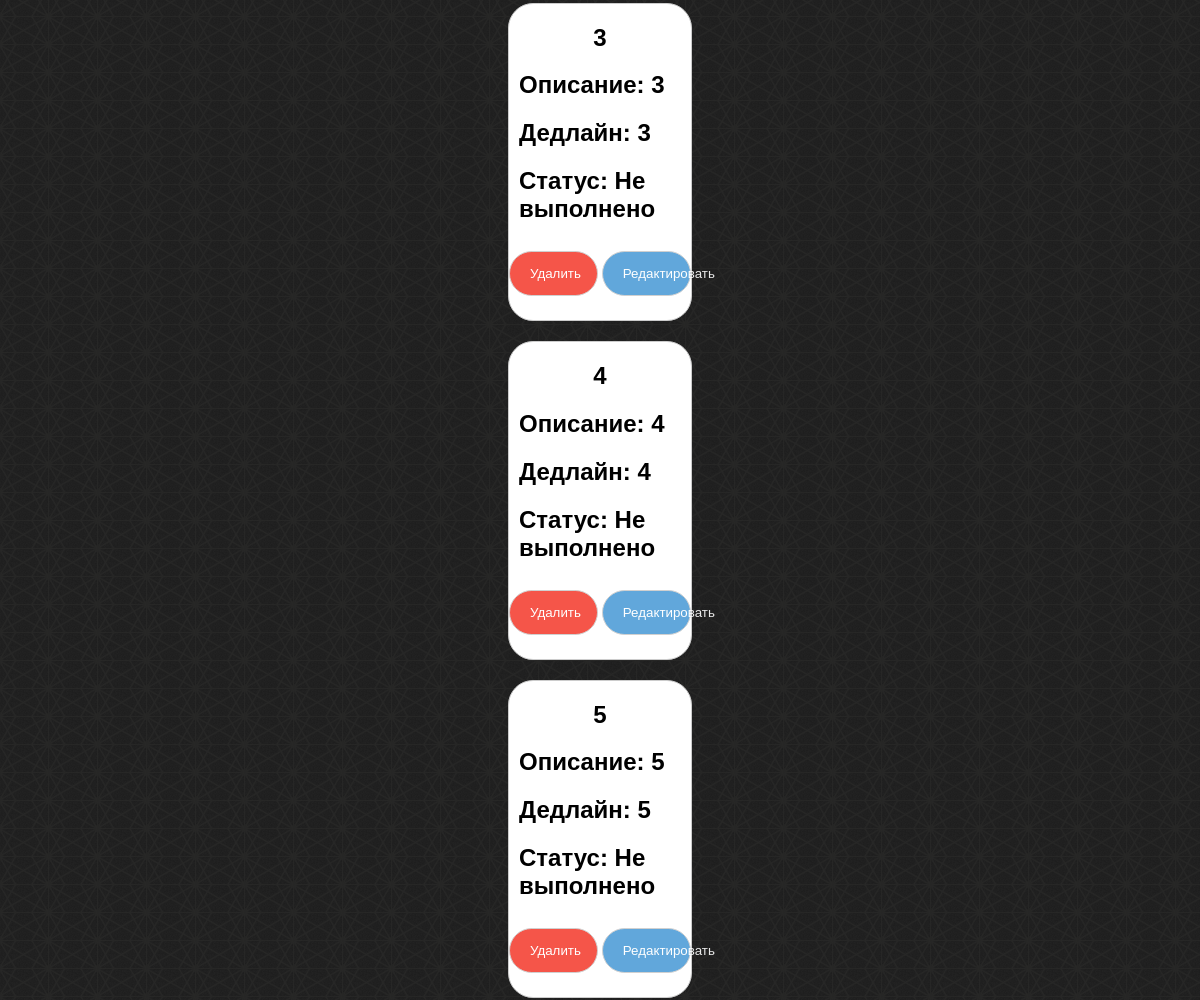
/home/ (signed in, middle part), run on an earlier commit of the app's database.
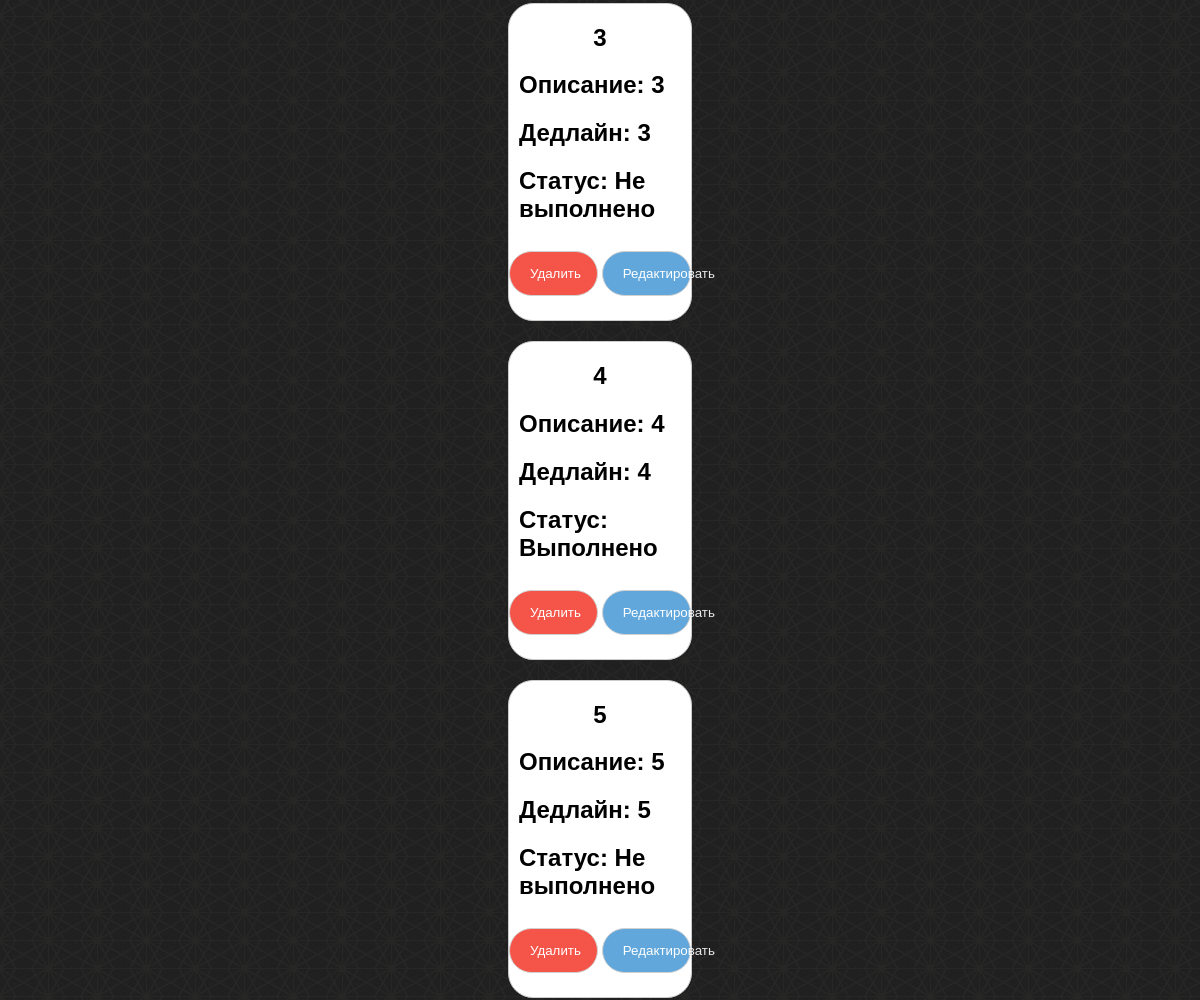
And on a later commit of the database.
### tasks/models.py (models this page shows, shortened)
class Tasks(models.Model):
    title = models.CharField(max_length=255, verbose_name='Заголовок')
    slug = models.SlugField(max_length=255, unique=True, db_index=True, verbose_name='URL')
    content = models.TextField(blank=True, verbose_name='Описание')
    deadline = models.TextField(blank=True, verbose_name='Дедлайн')
    time_create = models.DateTimeField(auto_now_add=True, verbose_name='Время создания')
    time_update = models.DateTimeField(auto_now=True, verbose_name='Время изменения')
    status = models.BooleanField(default=False, verbose_name='Статус')
    added_by = models.ForeignKey(settings.AUTH_USER_MODEL, null=True, blank=True, on_delete=models.SET_NULL)
    class Meta:
        verbose_name = 'Задание'
        verbose_name_plural = 'Задания'
        ordering = ['time_create', ]

### tasks/views.py (the view)
# urls.py: path('home/', taskhome, name='home'),
@login_required(login_url='login')
def taskhome(request):
    tasks = Tasks.objects.filter(added_by=request.user)
    context = {
        'tasks': tasks,
        'menu': menu,
        'menu_tools': menu_tools,
        'title': 'Мой кабинет',
        'username': request.user.username,
    }
    return render(request, 'tasks/home.html', context=context)

### tasks/templates/tasks/home.html (shortened to what this page needs)
{% extends 'tasks/base.html' %}
{% load static %}
{% block content %}
{% for task in tasks %}
<section id="item{{task.pk}}">
    <div class="task-section">
        <h1 class="task-title">{{ task.title }}</h1>
        <h2 class="task-content">Описание: {{ task.content }}</h2>
        <h2 class="task-content">Дедлайн: {{ task.deadline }}</h2>
        {% if task.status %}
            <h2 class="task-content">Статус: Выполнено</h2>
        {% else %}
            <h2 class="task-content">Статус: Не выполнено</h2>
        {% endif %}
        <p>
        <div class="clearfix">
            <form action="{% url 'delete_view' pk=task.pk %}" method="POST">
                <input class="task-button task-delete-button" type="submit" value="Удалить"/>
            </form>
                <button type="button" class="task-button task-update-button" onclick="document.location='task/{{task.slug}}'">Редактировать</button>
        </div>
        </p>
    </div>
</section>
{% endfor %}
{% endblock %}

### tasks/templates/tasks/base.html (shortened to what this page needs)
{% load static %}
<!DOCTYPE html>
<html lang="en">
<head>
    <link type="text/css" href="{% static 'tasks/css/styles.css' %}" rel="stylesheet" />
</head>
<body>
    {% block content %}
    {% endblock %}
</body>
</html>

### tasks/static/tasks/css/styles.css (style rules this page uses)
* { font-family: 'Montserrat', sans-serif; }
body { background: url(../images/background-black.png)!important; border: none; }
.clearfix::after { content: ""; clear: both; display: table; }
.task-section { box-sizing: content-box; margin-top: 20px; margin-left: 500px; margin-right: 500px; border: 1px solid #ccc; border-radius: 25px 25px 25px 25px; background-color: #ffffff; }
.task-title { text-align: center }
.task-content { text-align: left; margin-left: 10px; }
.task-button { background-color: #509ed8; color: white; padding: 14px 20px; margin: 8px 0; border: 1px solid #ccc; border-radius: 25px 25px 25px 25px; cursor: pointer; width: 100%; opacity: 0.9; }
.task-delete-button { padding: 14px 20px; background-color: #f44336; }
.task-delete-button, .task-update-button { float: left; width: 49%; margin-button: 0; }
.task-update-button { margin-left: 2%; }

What changed in the data, as far as the page shows it:
changed Tasks (number 2 of 3 on the later page): status "Статус: Не выполнено" → "Статус: Выполнено"
